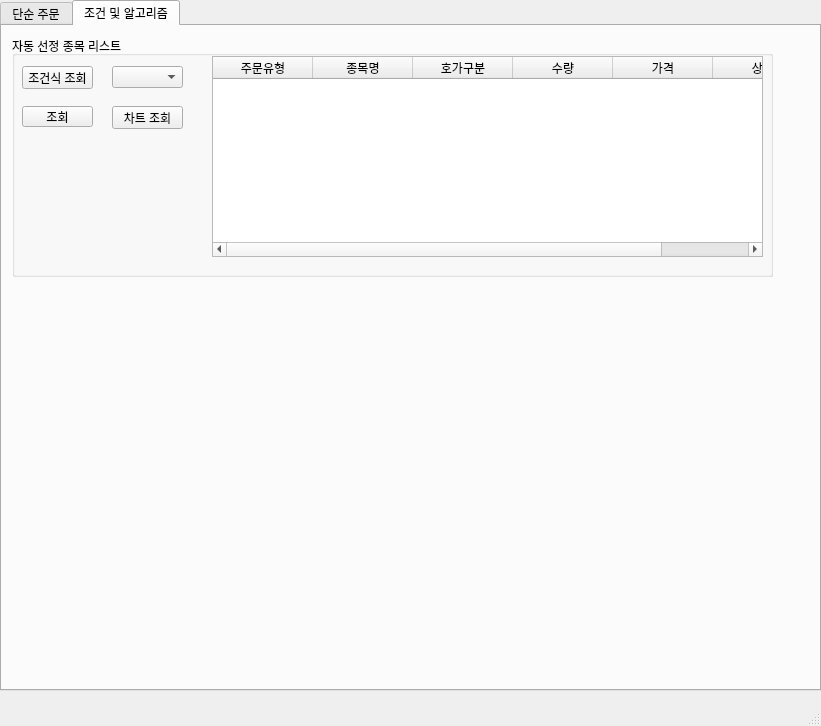
<?xml version="1.0" encoding="UTF-8"?>
<ui version="4.0">
 <class>MainWindow</class>
 <widget class="QMainWindow" name="MainWindow">
  <property name="geometry">
   <rect>
    <x>0</x>
    <y>0</y>
    <width>821</width>
    <height>726</height>
   </rect>
  </property>
  <property name="windowTitle">
   <string>MainWindow</string>
  </property>
  <widget class="QWidget" name="centralwidget">
   <widget class="QTabWidget" name="tabWidget">
    <property name="geometry">
     <rect>
      <x>0</x>
      <y>0</y>
      <width>821</width>
      <height>691</height>
     </rect>
    </property>
    <property name="currentIndex">
     <number>1</number>
    </property>
    <widget class="QWidget" name="tab_3">
     <attribute name="title">
      <string>단순 주문</string>
     </attribute>
     <widget class="QGroupBox" name="groupBox">
      <property name="geometry">
       <rect>
        <x>0</x>
        <y>0</y>
        <width>181</width>
        <height>301</height>
       </rect>
      </property>
      <property name="title">
       <string>수동주문</string>
      </property>
      <widget class="QLabel" name="label_7">
       <property name="geometry">
        <rect>
         <x>10</x>
         <y>20</y>
         <width>56</width>
         <height>12</height>
        </rect>
       </property>
       <property name="text">
        <string>계 좌</string>
       </property>
      </widget>
      <widget class="QLabel" name="label_8">
       <property name="geometry">
        <rect>
         <x>10</x>
         <y>60</y>
         <width>56</width>
         <height>12</height>
        </rect>
       </property>
       <property name="text">
        <string>주 문</string>
       </property>
      </widget>
      <widget class="QLabel" name="label_9">
       <property name="geometry">
        <rect>
         <x>10</x>
         <y>100</y>
         <width>56</width>
         <height>12</height>
        </rect>
       </property>
       <property name="text">
        <string>종 목</string>
       </property>
      </widget>
      <widget class="QLabel" name="label_10">
       <property name="geometry">
        <rect>
         <x>10</x>
         <y>160</y>
         <width>56</width>
         <height>12</height>
        </rect>
       </property>
       <property name="text">
        <string>종 류</string>
       </property>
      </widget>
      <widget class="QLabel" name="label_11">
       <property name="geometry">
        <rect>
         <x>10</x>
         <y>200</y>
         <width>56</width>
         <height>12</height>
        </rect>
       </property>
       <property name="text">
        <string>수 량</string>
       </property>
      </widget>
      <widget class="QLabel" name="label_12">
       <property name="geometry">
        <rect>
         <x>10</x>
         <y>240</y>
         <width>56</width>
         <height>12</height>
        </rect>
       </property>
       <property name="text">
        <string>가 격</string>
       </property>
      </widget>
      <widget class="QComboBox" name="comboBox_4">
       <property name="geometry">
        <rect>
         <x>80</x>
         <y>20</y>
         <width>81</width>
         <height>22</height>
        </rect>
       </property>
      </widget>
      <widget class="QComboBox" name="comboBox_5">
       <property name="geometry">
        <rect>
         <x>80</x>
         <y>60</y>
         <width>81</width>
         <height>22</height>
        </rect>
       </property>
       <item>
        <property name="text">
         <string>신규매수</string>
        </property>
       </item>
       <item>
        <property name="text">
         <string>신규매도</string>
        </property>
       </item>
       <item>
        <property name="text">
         <string>매수취소</string>
        </property>
       </item>
       <item>
        <property name="text">
         <string>매도취소</string>
        </property>
       </item>
      </widget>
      <widget class="QComboBox" name="comboBox_6">
       <property name="geometry">
        <rect>
         <x>80</x>
         <y>160</y>
         <width>81</width>
         <height>22</height>
        </rect>
       </property>
       <item>
        <property name="text">
         <string>지정가</string>
        </property>
       </item>
       <item>
        <property name="text">
         <string>시장가</string>
        </property>
       </item>
      </widget>
      <widget class="QLineEdit" name="lineEdit_3">
       <property name="geometry">
        <rect>
         <x>80</x>
         <y>100</y>
         <width>81</width>
         <height>20</height>
        </rect>
       </property>
      </widget>
      <widget class="QLineEdit" name="lineEdit_4">
       <property name="geometry">
        <rect>
         <x>80</x>
         <y>130</y>
         <width>81</width>
         <height>20</height>
        </rect>
       </property>
       <property name="styleSheet">
        <string notr="true">background-color: rgb(0, 170, 255)</string>
       </property>
      </widget>
      <widget class="QSpinBox" name="spinBox_3">
       <property name="geometry">
        <rect>
         <x>80</x>
         <y>200</y>
         <width>81</width>
         <height>22</height>
        </rect>
       </property>
       <property name="maximum">
        <number>1000000</number>
       </property>
      </widget>
      <widget class="QSpinBox" name="spinBox_4">
       <property name="geometry">
        <rect>
         <x>80</x>
         <y>240</y>
         <width>81</width>
         <height>22</height>
        </rect>
       </property>
       <property name="maximum">
        <number>1000000000</number>
       </property>
       <property name="singleStep">
        <number>50</number>
       </property>
      </widget>
      <widget class="QPushButton" name="pushButton_3">
       <property name="geometry">
        <rect>
         <x>10</x>
         <y>270</y>
         <width>75</width>
         <height>23</height>
        </rect>
       </property>
       <property name="text">
        <string>현금주문</string>
       </property>
      </widget>
     </widget>
     <widget class="QGroupBox" name="groupBox_2">
      <property name="geometry">
       <rect>
        <x>190</x>
        <y>0</y>
        <width>571</width>
        <height>331</height>
       </rect>
      </property>
      <property name="title">
       <string>잔고 및 보유종목현황</string>
      </property>
      <widget class="QTableWidget" name="tableWidget_3">
       <property name="geometry">
        <rect>
         <x>10</x>
         <y>20</y>
         <width>551</width>
         <height>91</height>
        </rect>
       </property>
       <property name="rowCount">
        <number>1</number>
       </property>
       <row/>
       <column>
        <property name="text">
         <string>예수금 (d+2)</string>
        </property>
       </column>
       <column>
        <property name="text">
         <string>총매입</string>
        </property>
       </column>
       <column>
        <property name="text">
         <string>총평가</string>
        </property>
       </column>
       <column>
        <property name="text">
         <string>총손익</string>
        </property>
       </column>
       <column>
        <property name="text">
         <string>총수익률 (%)</string>
        </property>
       </column>
       <column>
        <property name="text">
         <string>추정자산</string>
        </property>
       </column>
      </widget>
      <widget class="QTableWidget" name="tableWidget_6">
       <property name="geometry">
        <rect>
         <x>10</x>
         <y>120</y>
         <width>551</width>
         <height>171</height>
        </rect>
       </property>
       <column>
        <property name="text">
         <string>종목명</string>
        </property>
       </column>
       <column>
        <property name="text">
         <string>보유량</string>
        </property>
       </column>
       <column>
        <property name="text">
         <string>매입가</string>
        </property>
       </column>
       <column>
        <property name="text">
         <string>현재가</string>
        </property>
       </column>
       <column>
        <property name="text">
         <string>평가손익</string>
        </property>
       </column>
       <column>
        <property name="text">
         <string>수익률(%)</string>
        </property>
       </column>
      </widget>
      <widget class="QCheckBox" name="checkBox_2">
       <property name="geometry">
        <rect>
         <x>390</x>
         <y>300</y>
         <width>81</width>
         <height>21</height>
        </rect>
       </property>
       <property name="text">
        <string>실시간 조회</string>
       </property>
      </widget>
      <widget class="QPushButton" name="pushButton_4">
       <property name="geometry">
        <rect>
         <x>480</x>
         <y>300</y>
         <width>75</width>
         <height>23</height>
        </rect>
       </property>
       <property name="text">
        <string>조회</string>
       </property>
      </widget>
     </widget>
    </widget>
    <widget class="QWidget" name="tab_4">
     <attribute name="title">
      <string>조건 및 알고리즘</string>
     </attribute>
     <widget class="QGroupBox" name="groupBox_3">
      <property name="geometry">
       <rect>
        <x>10</x>
        <y>10</y>
        <width>761</width>
        <height>241</height>
       </rect>
      </property>
      <property name="title">
       <string>자동 선정 종목 리스트</string>
      </property>
      <widget class="QTableWidget" name="tableWidget_5">
       <property name="geometry">
        <rect>
         <x>200</x>
         <y>20</y>
         <width>551</width>
         <height>201</height>
        </rect>
       </property>
       <column>
        <property name="text">
         <string>주문유형</string>
        </property>
       </column>
       <column>
        <property name="text">
         <string>종목명</string>
        </property>
       </column>
       <column>
        <property name="text">
         <string>호가구분</string>
        </property>
       </column>
       <column>
        <property name="text">
         <string>수량</string>
        </property>
       </column>
       <column>
        <property name="text">
         <string>가격</string>
        </property>
       </column>
       <column>
        <property name="text">
         <string>상태</string>
        </property>
       </column>
      </widget>
      <widget class="QPushButton" name="pushButton_6">
       <property name="geometry">
        <rect>
         <x>10</x>
         <y>70</y>
         <width>71</width>
         <height>21</height>
        </rect>
       </property>
       <property name="text">
        <string>조회</string>
       </property>
      </widget>
      <widget class="QPushButton" name="pushButton_7">
       <property name="geometry">
        <rect>
         <x>100</x>
         <y>70</y>
         <width>71</width>
         <height>23</height>
        </rect>
       </property>
       <property name="text">
        <string>차트 조회</string>
       </property>
      </widget>
      <widget class="QComboBox" name="comboBox_7">
       <property name="geometry">
        <rect>
         <x>100</x>
         <y>30</y>
         <width>71</width>
         <height>22</height>
        </rect>
       </property>
      </widget>
      <widget class="QPushButton" name="pushButton_5">
       <property name="geometry">
        <rect>
         <x>10</x>
         <y>30</y>
         <width>71</width>
         <height>23</height>
        </rect>
       </property>
       <property name="text">
        <string>조건식 조회</string>
       </property>
      </widget>
     </widget>
    </widget>
   </widget>
  </widget>
  <widget class="QMenuBar" name="menubar">
   <property name="geometry">
    <rect>
     <x>0</x>
     <y>0</y>
     <width>821</width>
     <height>21</height>
    </rect>
   </property>
  </widget>
  <widget class="QStatusBar" name="statusbar"/>
 </widget>
 <resources/>
 <connections/>
</ui>
